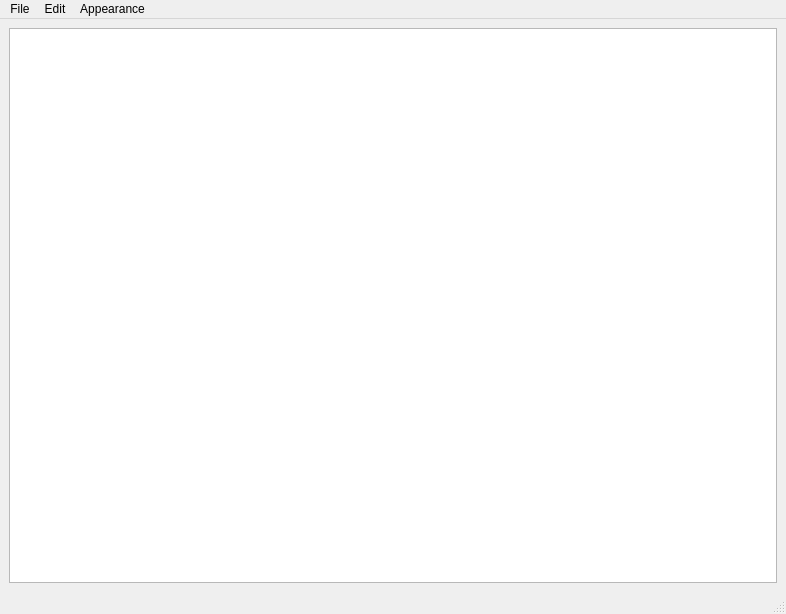
<?xml version="1.0" encoding="UTF-8"?>
<ui version="4.0">
 <class>MainWindow</class>
 <widget class="QMainWindow" name="MainWindow">
  <property name="geometry">
   <rect>
    <x>0</x>
    <y>0</y>
    <width>786</width>
    <height>614</height>
   </rect>
  </property>
  <property name="windowTitle">
   <string>MainWindow</string>
  </property>
  <widget class="QWidget" name="centralwidget">
   <layout class="QGridLayout" name="gridLayout">
    <item row="0" column="0">
     <widget class="QPlainTextEdit" name="plainTextEdit">
      <property name="font">
       <font>
        <family>Arial</family>
        <pointsize>12</pointsize>
       </font>
      </property>
      <property name="lineWrapMode">
       <enum>QPlainTextEdit::NoWrap</enum>
      </property>
     </widget>
    </item>
   </layout>
  </widget>
  <widget class="QMenuBar" name="menubar">
   <property name="geometry">
    <rect>
     <x>0</x>
     <y>0</y>
     <width>786</width>
     <height>21</height>
    </rect>
   </property>
   <widget class="QMenu" name="menuFile">
    <property name="title">
     <string>File</string>
    </property>
    <addaction name="actionNew"/>
    <addaction name="actionOpen"/>
    <addaction name="separator"/>
    <addaction name="actionSave"/>
    <addaction name="separator"/>
   </widget>
   <widget class="QMenu" name="menuOption">
    <property name="title">
     <string>Appearance</string>
    </property>
    <widget class="QMenu" name="menuFont_Size">
     <property name="font">
      <font>
       <family>MS Shell Dlg 2</family>
      </font>
     </property>
     <property name="title">
      <string>Font Size</string>
     </property>
     <addaction name="actionIncrease"/>
     <addaction name="actionDecrease"/>
    </widget>
    <widget class="QMenu" name="menuStyle">
     <property name="font">
      <font>
       <family>MS Shell Dlg 2</family>
      </font>
     </property>
     <property name="title">
      <string>Style</string>
     </property>
     <addaction name="actionBold"/>
     <addaction name="actionItalic"/>
     <addaction name="actionReset"/>
    </widget>
    <widget class="QMenu" name="menuFont">
     <property name="title">
      <string>Font</string>
     </property>
     <addaction name="actionArial"/>
     <addaction name="actionTimes"/>
    </widget>
    <addaction name="menuFont"/>
    <addaction name="menuFont_Size"/>
    <addaction name="menuStyle"/>
    <addaction name="separator"/>
    <addaction name="actionLight"/>
    <addaction name="actionDark"/>
   </widget>
   <widget class="QMenu" name="menuEdit">
    <property name="title">
     <string>Edit</string>
    </property>
    <addaction name="actionUndo"/>
    <addaction name="actionRedo"/>
    <addaction name="separator"/>
    <addaction name="actionCut"/>
    <addaction name="actionCopy"/>
    <addaction name="actionPaste"/>
   </widget>
   <addaction name="menuFile"/>
   <addaction name="menuEdit"/>
   <addaction name="menuOption"/>
  </widget>
  <widget class="QStatusBar" name="statusbar"/>
  <action name="actionOpen">
   <property name="text">
    <string>Open...</string>
   </property>
   <property name="shortcut">
    <string>Ctrl+O</string>
   </property>
   <property name="shortcutVisibleInContextMenu">
    <bool>true</bool>
   </property>
  </action>
  <action name="actionSave">
   <property name="text">
    <string>Save</string>
   </property>
   <property name="shortcut">
    <string>Ctrl+S</string>
   </property>
   <property name="shortcutVisibleInContextMenu">
    <bool>true</bool>
   </property>
  </action>
  <action name="actionBold">
   <property name="text">
    <string>Bold</string>
   </property>
   <property name="shortcut">
    <string>Ctrl+B</string>
   </property>
  </action>
  <action name="actionItalic">
   <property name="text">
    <string>Italic</string>
   </property>
   <property name="shortcut">
    <string>Ctrl+I</string>
   </property>
  </action>
  <action name="actionReset">
   <property name="text">
    <string>Reset</string>
   </property>
  </action>
  <action name="actionUndo">
   <property name="text">
    <string>Undo</string>
   </property>
   <property name="shortcut">
    <string>Ctrl+Z</string>
   </property>
  </action>
  <action name="actionRedo">
   <property name="text">
    <string>Redo</string>
   </property>
   <property name="shortcut">
    <string>Ctrl+Y</string>
   </property>
  </action>
  <action name="actionCut">
   <property name="text">
    <string>Cut</string>
   </property>
   <property name="shortcut">
    <string>Ctrl+X</string>
   </property>
  </action>
  <action name="actionCopy">
   <property name="text">
    <string>Copy</string>
   </property>
   <property name="shortcut">
    <string>Ctrl+C</string>
   </property>
  </action>
  <action name="actionPaste">
   <property name="text">
    <string>Paste</string>
   </property>
   <property name="shortcut">
    <string>Ctrl+V</string>
   </property>
  </action>
  <action name="actionLight">
   <property name="text">
    <string>Light Mode</string>
   </property>
  </action>
  <action name="actionDark">
   <property name="text">
    <string>Dark Mode</string>
   </property>
  </action>
  <action name="actionIncrease">
   <property name="text">
    <string>Increase Font Size</string>
   </property>
   <property name="shortcut">
    <string>Ctrl++</string>
   </property>
  </action>
  <action name="actionDecrease">
   <property name="text">
    <string>Decrease Font Size</string>
   </property>
   <property name="shortcut">
    <string>Ctrl+-</string>
   </property>
  </action>
  <action name="actionNew">
   <property name="text">
    <string>New</string>
   </property>
   <property name="shortcut">
    <string>Ctrl+N</string>
   </property>
  </action>
  <action name="actionArial">
   <property name="text">
    <string>Arial</string>
   </property>
  </action>
  <action name="actionTimes">
   <property name="text">
    <string>Times New Roman</string>
   </property>
  </action>
 </widget>
 <resources/>
 <connections/>
</ui>
